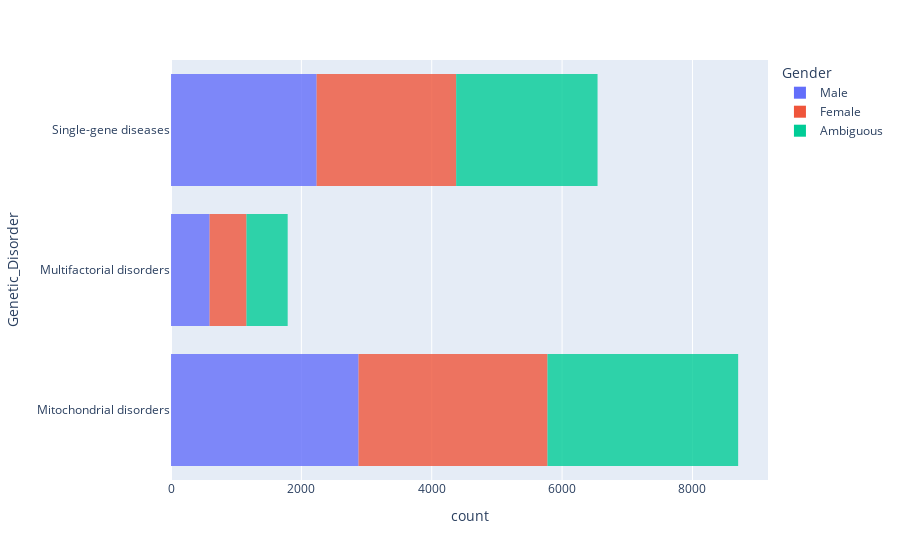

Here is the notebook cell this chart was saved with:
### Code cell
_df=df.dropna(subset=['Genetic_Disorder','Gender','Patient_Age'])
fig=px.histogram(_df,y=_df["Genetic_Disorder"],color=_df['Gender'],opacity=.80)
fig.show()

### Figure 1 — Plotly figure (JSON) as saved in the notebook; plotly's stock layout.template omitted (floating-point values rounded to 4 significant figures; data arrays with more than 128 entries replaced by an {"elided": "..."} marker saying what was removed)
{"data": [{"alignmentgroup": "True", "bingroup": "y", "hovertemplate": "Gender=Male<br>count=%{x}<br>Genetic_Disorder=%{y}<extra></extra>", "legendgroup": "Male", "marker": {"color": "#636efa", "opacity": 0.8, "pattern": {"shape": ""}}, "name": "Male", "offsetgroup": "Male", "orientation": "h", "showlegend": true, "type": "histogram", "xaxis": "x", "y": {"elided": "5703 str values"}, "yaxis": "y"}, {"alignmentgroup": "True", "bingroup": "y", "hovertemplate": "Gender=Female<br>count=%{x}<br>Genetic_Disorder=%{y}<extra></extra>", "legendgroup": "Female", "marker": {"color": "#EF553B", "opacity": 0.8, "pattern": {"shape": ""}}, "name": "Female", "offsetgroup": "Female", "orientation": "h", "showlegend": true, "type": "histogram", "xaxis": "x", "y": {"elided": "5606 str values"}, "yaxis": "y"}, {"alignmentgroup": "True", "bingroup": "y", "hovertemplate": "Gender=Ambiguous<br>count=%{x}<br>Genetic_Disorder=%{y}<extra></extra>", "legendgroup": "Ambiguous", "marker": {"color": "#00cc96", "opacity": 0.8, "pattern": {"shape": ""}}, "name": "Ambiguous", "offsetgroup": "Ambiguous", "orientation": "h", "showlegend": true, "type": "histogram", "xaxis": "x", "y": {"elided": "5726 str values"}, "yaxis": "y"}], "layout": {"barmode": "relative", "legend": {"title": {"text": "Gender"}, "tracegroupgap": 0}, "margin": {"t": 60}, "xaxis": {"anchor": "y", "domain": [0, 1], "title": {"text": "count"}}, "yaxis": {"anchor": "x", "domain": [0, 1], "title": {"text": "Genetic_Disorder"}}}}
